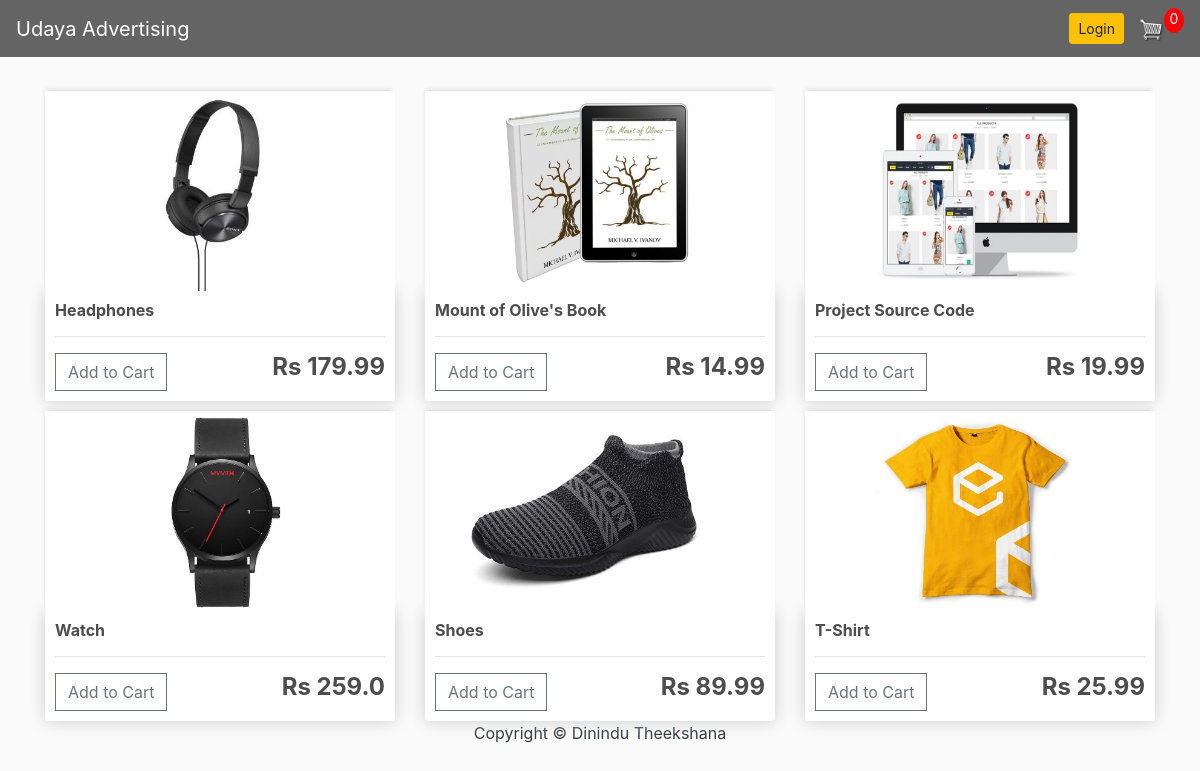
The app's page /, older data.
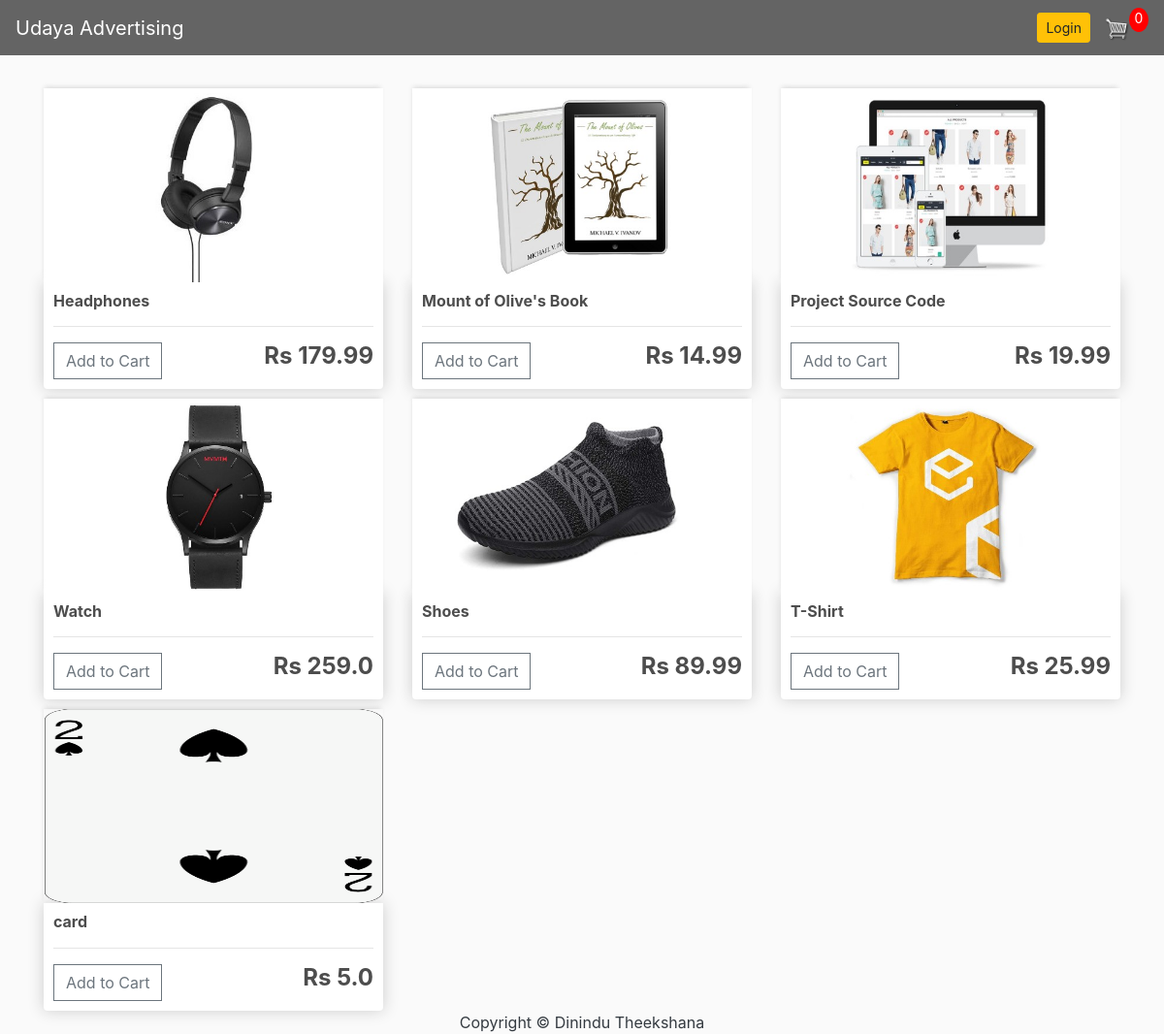
The same page, newer data.
### store/models.py (models this page shows, shortened)
class Product(models.Model):
	name = models.CharField(max_length=200)
	price = models.FloatField()
	digital = models.BooleanField(default=False,null=True, blank=True)
	image = models.ImageField(null=True, blank=True)
	desc = models.TextField(blank=True, null=True)
	@property
	def imageURL(self):              # if image is not given by the user web site getting error
		try:						 # so this function is used to prevent from that error
			url = self.image.url
		except:
			url = ''
		return url

### store/views.py (the view)
# urls.py: path('', include('store.urls')),
def store(request):
	data = cartData(request)
	cartItems = data['cartItems']
	order = data['order']
	items = data['items']
	products = Product.objects.all()
	context = {'products':products, 'cartItems':cartItems}
	return render(request, 'store/store.html', context)

### store/utils.py (called while the page is built, shortened)
def cookieCart(request):
	try:
		cart = json.loads(request.COOKIES['cart'])
	except:
		cart = {}
		print('CART:', cart)
	items = []
	order = {'get_cart_total':0, 'get_cart_items':0, 'shipping':False}
	cartItems = order['get_cart_items']
	return {'cartItems':cartItems ,'order':order, 'items':items}

def cartData(request):
	if request.user.is_authenticated:
		customer = request.user.customer
		order, created = Order.objects.get_or_create(customer=customer, complete=False)
		items = order.orderitem_set.all()
		cartItems = order.get_cart_items
	else:
		cookieData = cookieCart(request)
		cartItems = cookieData['cartItems']
		order = cookieData['order']
		items = cookieData['items']
	return {'cartItems':cartItems ,'order':order, 'items':items}

### store/templates/store/store.html (shortened to what this page needs)
{% extends 'store/main.html' %}
{% load static %}
{% block content %}
	<div class="row">
		{% for product in products %}
		<div class="col-lg-4">
			<a href="{% url 'productDetail' product.id %}"><img class="thumbnail" src="{{product.imageURL}}"></a>
			<div class="box-element product">
				<h6><strong>{{product.name}}</strong></h6>
				<hr>
				<button data-product="{{product.id}}" data-action="add" class="btn btn-outline-secondary add-btn update-cart">Add to Cart</button>
				<h4 style="display: inline-block; float: right"><strong>Rs {{product.price}}</strong></h4>
			</div>
		</div>
		{% endfor %}
	</div>
{% endblock content %}

### store/templates/store/main.html (shortened to what this page needs)
<!DOCTYPE html>
{% load static %}
<html>
<head>
	<link rel="stylesheet" href="https://stackpath.bootstrapcdn.com/bootstrap/4.4.1/css/bootstrap.min.css">
	<link rel="stylesheet" type="text/css" href="{% static 'css/main.css' %}">
</head>
<body>
	<nav class="navbar navbar-expand-lg navbar-dark bg-transparent bg-dark sticky-top">
	  <a class="navbar-brand" href="{% url 'store' %}">Udaya Advertising</a>
	  <div class="collapse navbar-collapse" id="navbarSupportedContent">
	    <div class="form-inline my-2 my-lg-0">
	     	<a href="#"class="btn btn-warning btn-sm rounded-sm">Login</a>
	     	<a href="{% url 'cart' %}">
	    		<img  id="cart-icon" src="{% static 'images/cart.png' %}">
	    	</a>
	    	<p id="cart-total">{{cartItems}}</p>
	    </div>
	  </div>
	</nav>
     <div class="container">
            <br>
            {% block content %}
            {% endblock content %}
         </div>
		<footer py-3 bg-grey>
		<p class="m-0 text-dark text-center">Copyright &copy; Dinindu Theekshana</p>
		</footer>
</body>
</html>

### static/css/main.css (style rules this page uses)
body { background-color: hsl(0, 0%, 98%); }
h1,h2,h3,h4,h5,h6 { color:hsl(0, 0%, 30%); }
.box-element { box-shadow:hsl(0, 0%, 80%) 0 0 16px; background-color: #fff; border-radius: 4px; padding: 10px; }
.thumbnail { width: 100%; height: 200px; -webkit-box-shadow: -1px -3px 5px -2px rgba(214,214,214,1); -moz-box-shadow: -1px -3px 5px -2px rgba(214,214,214,1); box-shadow: -1px -3px 5px -2px rgba(214,214,214,1); }
.product { border-radius: 0 0 4px 4px; }
.navbar { background: rgba(0, 0, 0, 0.6)!important; }
#cart-icon { width:25px; display: inline-block; margin-left: 15px; }
#cart-total { display: block; text-align: center; color:#fff; background-color: red; width: 20px; height: 25px; border-radius: 50%; font-size: 14px; }
.col-lg-4, .col-lg-6, .col-lg-8, .col-lg-12 { margin-top: 10px; }
.btn { border-radius: 0; }

Row changes from the older to the newer data that the page shows:
added Product: imageURL (picture), name "card", price "5.0"
